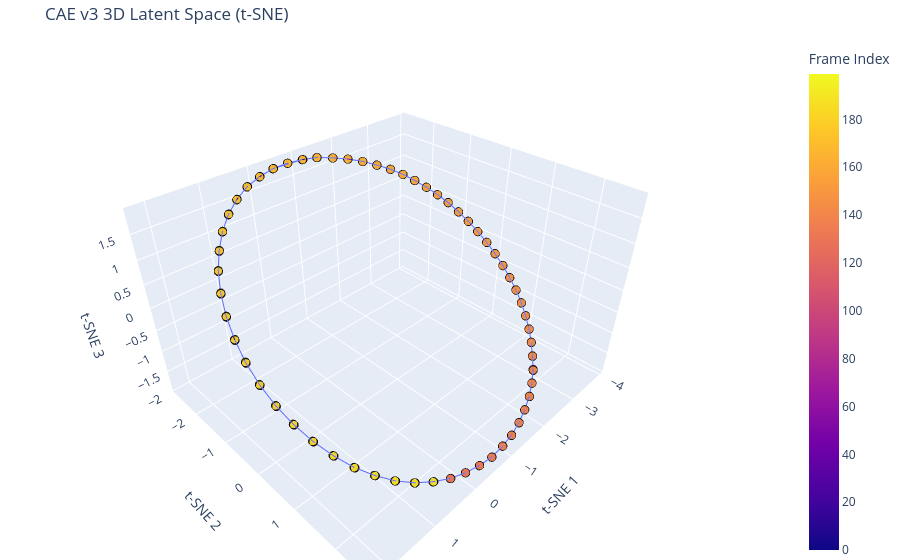

The notebook cell saved with this chart:
### Code cell
# Create interactive 3D scatter plot for t-SNE with continuous trajectory line
fig_tsne_3d = px.scatter_3d(
    df_latent_all_tsne_3d,
    x="t-SNE 1",
    y="t-SNE 2",
    z="t-SNE 3",
    color="Frame",
    color_continuous_scale="plasma",  # Change to "plasma" in CAE notebook
    title="CAE v3 3D Latent Space (t-SNE)",
    labels={"Frame": "Frame Index"},
)

# Format marker styling and enable chronological line drawing
fig_tsne_3d.update_traces(
    mode="markers+lines", # Enables both dots and the trajectory line
    marker=dict(size=5, opacity=0.8, line=dict(width=1, color="black")),
    line=dict(width=2) # Adjust thickness of the trajectory line
)
fig_tsne_3d.update_layout(margin=dict(l=0, r=0, b=0, t=40), scene=dict(aspectmode='data'))
fig_tsne_3d.show()

### Figure 1 — Plotly figure (JSON) as saved in the notebook; plotly's stock layout.template omitted (floating-point values rounded to 4 significant figures; data arrays with more than 128 entries replaced by an {"elided": "..."} marker saying what was removed)
{"data": [{"hovertemplate": "t-SNE 1=%{x}<br>t-SNE 2=%{y}<br>t-SNE 3=%{z}<br>Frame Index=%{marker.color}<extra></extra>", "legendgroup": "", "line": {"width": 2}, "marker": {"color": {"elided": "200 int values"}, "coloraxis": "coloraxis", "line": {"color": "black", "width": 1}, "opacity": 0.8, "size": 5, "symbol": "circle"}, "mode": "markers+lines", "name": "", "scene": "scene", "showlegend": false, "type": "scatter3d", "x": {"elided": "200 float values"}, "y": {"elided": "200 float values"}, "z": {"elided": "200 float values"}}], "layout": {"coloraxis": {"autocolorscale": false, "colorbar": {"title": {"text": "Frame Index"}}, "colorscale": [[0, "#0d0887"], [0.1111, "#46039f"], [0.2222, "#7201a8"], [0.3333, "#9c179e"], [0.4444, "#bd3786"], [0.5556, "#d8576b"], [0.6667, "#ed7953"], [0.7778, "#fb9f3a"], [0.8889, "#fdca26"], [1, "#f0f921"]]}, "legend": {"tracegroupgap": 0}, "margin": {"b": 0, "l": 0, "r": 0, "t": 40}, "scene": {"aspectmode": "data", "domain": {"x": [0, 1], "y": [0, 1]}, "xaxis": {"title": {"text": "t-SNE 1"}}, "yaxis": {"title": {"text": "t-SNE 2"}}, "zaxis": {"title": {"text": "t-SNE 3"}}}, "title": {"text": "CAE v3 3D Latent Space (t-SNE)"}}}
